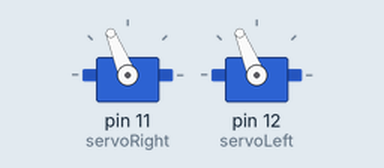
Bench run of a sketch on a simulated Arduino Uno, built with avr-gcc and run on an emulated ATmega328P. Shown: 2 × servo.

Above: at 0.05 s.
At 3.6 s:
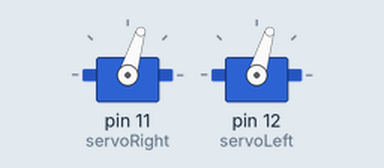
At 7.15 s:
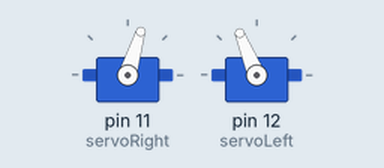
At 14.3 s:
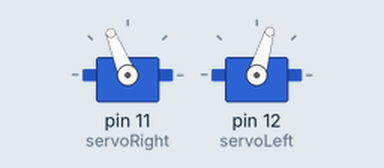
Timing chart, 0 to 18.6 s (numbered marks = the images above):
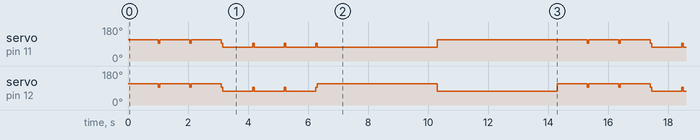

Measured:
- by itself, servo on pin 11 (servoRight): repeats every 14.3 s: 2 × (112° 1.0 s, 93° 0.05 s), 3 × (73° 1.0 s, 93° 0.05 s), 73° 4.0 s, 112° 5.0 s, 93° 0.05 s
- by itself, servo on pin 12 (servoLeft): repeats every 14.3 s: 2 × (112° 1.0 s, 93° 0.05 s), 3 × (73° 1.0 s, 93° 0.05 s), 112° 4.0 s, 73° 4.0 s, 112° 1.0 s, 93° 0.05 s

The sketch:

CupidShuffle.ino
```cpp
#include <Servo.h>

Servo servoRight;
Servo servoLeft;

void setup() {
  // put your setup code here, to run once:
  servoRight.attach(11);
  servoLeft.attach(12);
}

void forward(){
  servoRight.writeMicroseconds(1300);
  servoLeft.writeMicroseconds(1700);
}

void backward(){
  servoRight.writeMicroseconds(1700);
  servoLeft.writeMicroseconds(1300);
}

void left(){
  servoRight.writeMicroseconds(1300);
  servoLeft.writeMicroseconds(1300);
}

void right(){
  servoRight.writeMicroseconds(1700);
  servoLeft.writeMicroseconds(1700);
}

void stopmove(){
  servoRight.writeMicroseconds(1500);
  servoLeft.writeMicroseconds(1500);
}

void loop() {
  // put your main code here, to run repeatedly:
  for (int i=0; i< 3; i++){
    right();
    delay(1000);
    stopmove();
    delay(50);
  }
  for (int i=0; i< 3; i++){
    left();
    delay(1000);
    stopmove();
    delay(50);
  }
  for (int i=0; i< 4; i++){
    forward();
    delay(1000);
  }
  for (int i=0; i< 4; i++){
    backward();
    delay(1000);
  }

}
```
